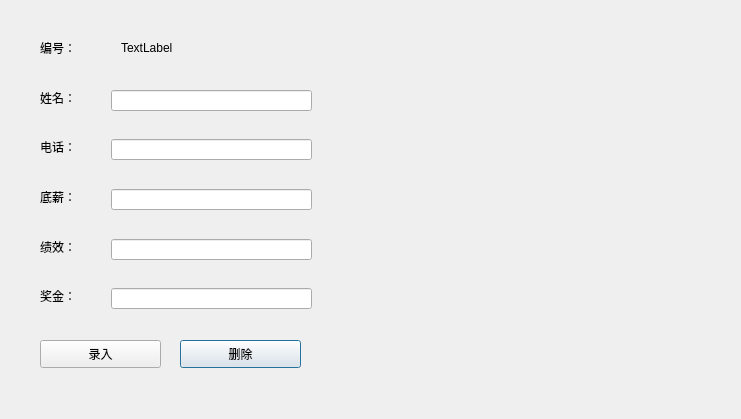
<?xml version="1.0" encoding="UTF-8"?>
<ui version="4.0">
 <class>changeORdelete</class>
 <widget class="QDialog" name="changeORdelete">
  <property name="geometry">
   <rect>
    <x>0</x>
    <y>0</y>
    <width>741</width>
    <height>419</height>
   </rect>
  </property>
  <property name="windowTitle">
   <string>Dialog</string>
  </property>
  <property name="styleSheet">
   <string notr="true">#changeORdelete{
	image: url(:/new/prefix1/1080155.png);
}</string>
  </property>
  <widget class="QLabel" name="label_3">
   <property name="geometry">
    <rect>
     <x>40</x>
     <y>90</y>
     <width>72</width>
     <height>16</height>
    </rect>
   </property>
   <property name="text">
    <string>姓名：</string>
   </property>
  </widget>
  <widget class="QLineEdit" name="lineEdit_4">
   <property name="geometry">
    <rect>
     <x>111</x>
     <y>239</y>
     <width>201</width>
     <height>21</height>
    </rect>
   </property>
  </widget>
  <widget class="QLabel" name="label_7">
   <property name="geometry">
    <rect>
     <x>40</x>
     <y>288</y>
     <width>72</width>
     <height>16</height>
    </rect>
   </property>
   <property name="text">
    <string>奖金：</string>
   </property>
  </widget>
  <widget class="QLabel" name="label_5">
   <property name="geometry">
    <rect>
     <x>40</x>
     <y>189</y>
     <width>72</width>
     <height>16</height>
    </rect>
   </property>
   <property name="text">
    <string>底薪：</string>
   </property>
  </widget>
  <widget class="QLabel" name="label_2">
   <property name="geometry">
    <rect>
     <x>40</x>
     <y>40</y>
     <width>72</width>
     <height>16</height>
    </rect>
   </property>
   <property name="text">
    <string>编号：</string>
   </property>
  </widget>
  <widget class="QLabel" name="display_id">
   <property name="geometry">
    <rect>
     <x>121</x>
     <y>40</y>
     <width>72</width>
     <height>15</height>
    </rect>
   </property>
   <property name="text">
    <string>TextLabel</string>
   </property>
  </widget>
  <widget class="QLineEdit" name="lineEdit">
   <property name="geometry">
    <rect>
     <x>111</x>
     <y>90</y>
     <width>201</width>
     <height>21</height>
    </rect>
   </property>
  </widget>
  <widget class="QLabel" name="label_6">
   <property name="geometry">
    <rect>
     <x>40</x>
     <y>239</y>
     <width>72</width>
     <height>16</height>
    </rect>
   </property>
   <property name="text">
    <string>绩效：</string>
   </property>
  </widget>
  <widget class="QLineEdit" name="lineEdit_2">
   <property name="geometry">
    <rect>
     <x>111</x>
     <y>139</y>
     <width>201</width>
     <height>21</height>
    </rect>
   </property>
  </widget>
  <widget class="QLineEdit" name="lineEdit_3">
   <property name="geometry">
    <rect>
     <x>111</x>
     <y>189</y>
     <width>201</width>
     <height>21</height>
    </rect>
   </property>
  </widget>
  <widget class="QLabel" name="label_4">
   <property name="geometry">
    <rect>
     <x>40</x>
     <y>139</y>
     <width>72</width>
     <height>16</height>
    </rect>
   </property>
   <property name="text">
    <string>电话：</string>
   </property>
  </widget>
  <widget class="QPushButton" name="pushButton">
   <property name="geometry">
    <rect>
     <x>180</x>
     <y>340</y>
     <width>121</width>
     <height>28</height>
    </rect>
   </property>
   <property name="text">
    <string>删除</string>
   </property>
  </widget>
  <widget class="QLineEdit" name="lineEdit_5">
   <property name="geometry">
    <rect>
     <x>111</x>
     <y>288</y>
     <width>201</width>
     <height>21</height>
    </rect>
   </property>
  </widget>
  <widget class="QPushButton" name="pushButton_2">
   <property name="geometry">
    <rect>
     <x>40</x>
     <y>340</y>
     <width>121</width>
     <height>28</height>
    </rect>
   </property>
   <property name="text">
    <string>录入</string>
   </property>
  </widget>
 </widget>
 <tabstops>
  <tabstop>lineEdit</tabstop>
  <tabstop>lineEdit_2</tabstop>
  <tabstop>lineEdit_3</tabstop>
  <tabstop>lineEdit_4</tabstop>
  <tabstop>lineEdit_5</tabstop>
  <tabstop>pushButton_2</tabstop>
  <tabstop>pushButton</tabstop>
 </tabstops>
 <resources/>
 <connections/>
</ui>
